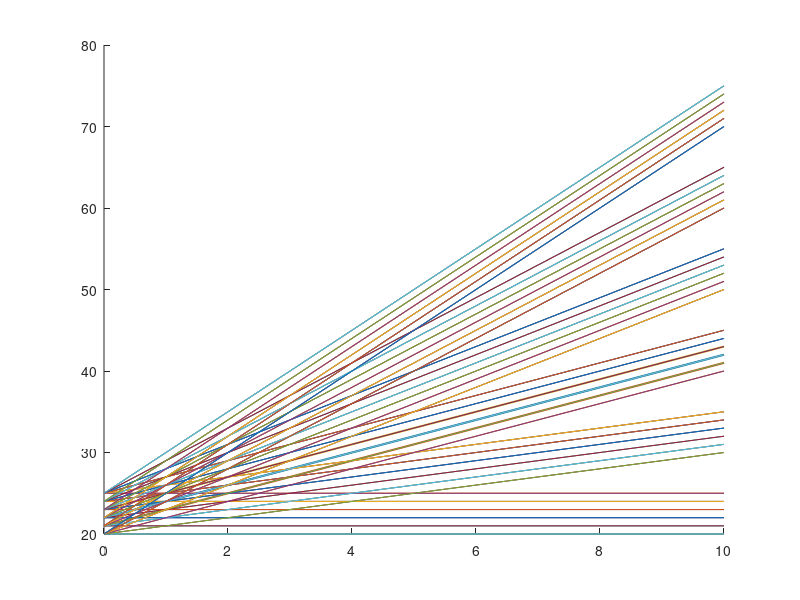
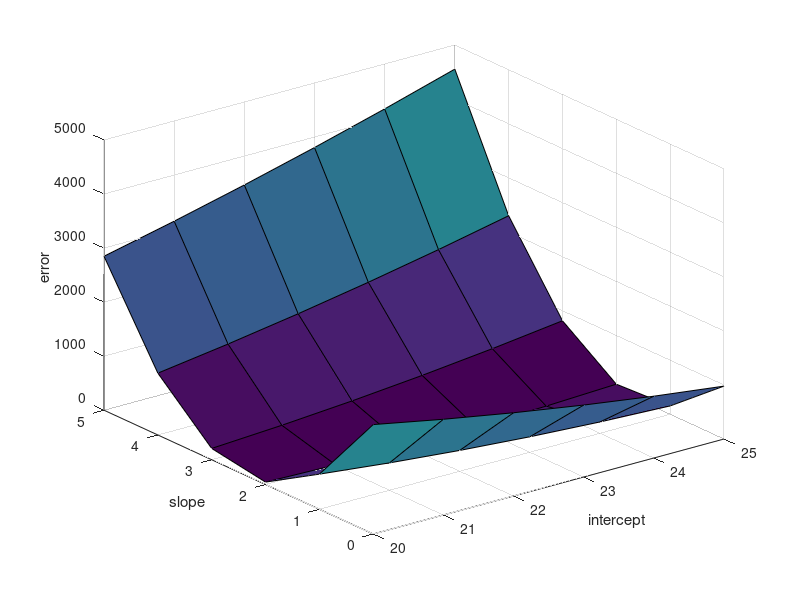
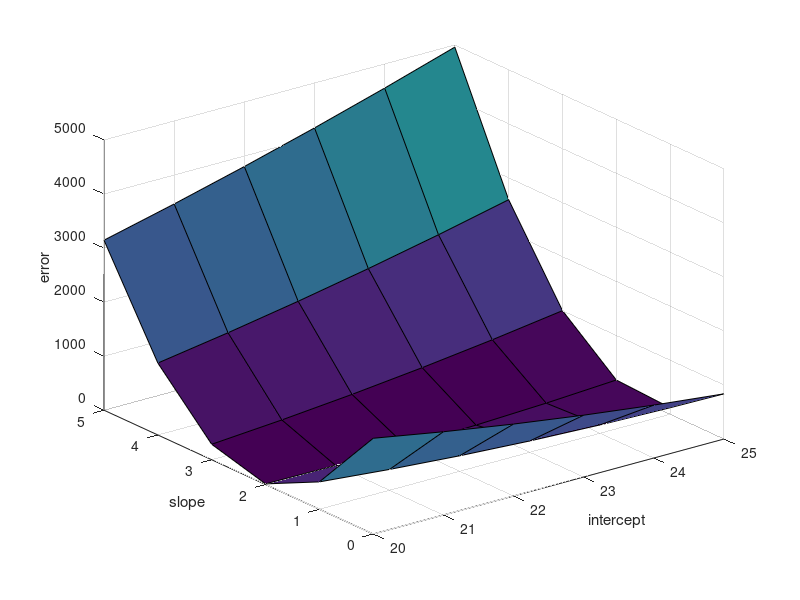
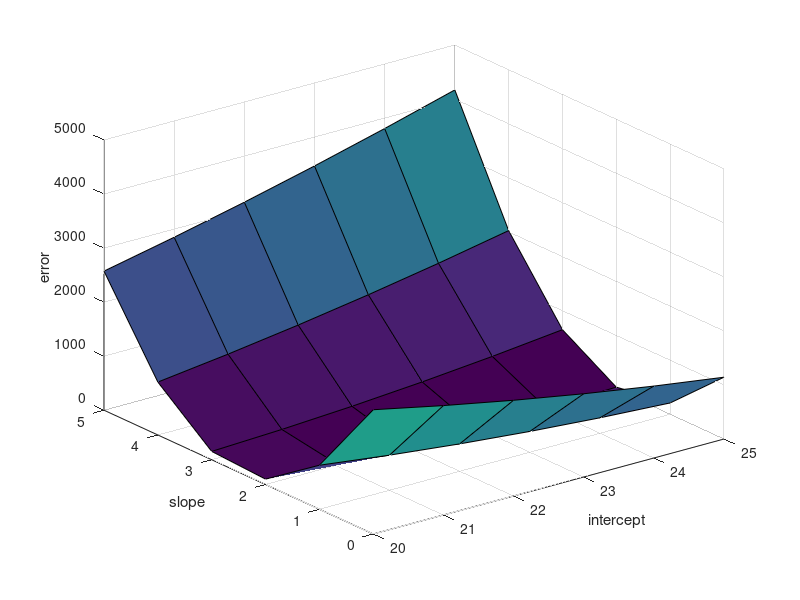

Recreate these plots in MATLAB, in order.
%federated SGD with number of clients=3, C=1

tic
sig=2;
mu=2;
weight=0:1:10;
slope=0:1:5;
intercept=20:1:25;

%temperature data from 3 independent sensors

height1=(25-20).*rand(1,length(weight)) + 20; 
height2=(25-20).*rand(1,length(weight)) + 20;
height3=(25-20).*rand(1,length(weight)) + 20;
height1=2*weight+22;
height2=2*weight+21;
height3=2*weight+23;
hold on
plot(weight,height1,"linewidth",1.5)
plot(weight,height2,"linewidth",1.5)
plot(weight,height3,"linewidth",1.5)
error1=zeros(length(slope),length(intercept)); %to store mean squared errors
error2=zeros(length(slope),length(intercept)); %to store mean squared errors
error3=zeros(length(slope),length(intercept)); %to store mean squared errors

%calculating mean squared errors
for i=1:length(slope)
    for j=1:length(intercept)
        predop=weight*slope(i)+intercept(j);
        error=0;
        hold on
        plot(weight,predop)
        for k=1:length(predop)
            error=error+(height1(k)-predop(k))^2;
        end
        error1(i,j)=error;
    end
end
for i=1:length(slope)
    for j=1:length(intercept)
        predop=weight*slope(i)+intercept(j);
        error=0;
        hold on
        plot(weight,predop)
        for k=1:length(predop)
            error=error+(height2(k)-predop(k))^2;
        end
        error2(i,j)=error;
    end
end
for i=1:length(slope)
    for j=1:length(intercept)
        predop=weight*slope(i)+intercept(j);
        error=0;
        hold on
        plot(weight,predop)
        for k=1:length(predop)
            error=error+(height3(k)-predop(k))^2;
        end
        error3(i,j)=error;
    end
end
%plotting mean squared errors
figure
[X,Y]=meshgrid(intercept,slope);
 surf(X,Y,error1);
 xlabel("intercept")
 ylabel("slope")
 zlabel("error")
 figure
[X,Y]=meshgrid(intercept,slope);
 surf(X,Y,error2);
 xlabel("intercept")
 ylabel("slope")
 zlabel("error")
 figure
[X,Y]=meshgrid(intercept,slope);
 surf(X,Y,error3);
 xlabel("intercept")
 ylabel("slope")
 zlabel("error")
 
%fed SGD

niter=1000;
 steps=-inf;
 stepi=-inf;
 lrs=0.0003;  %learning rate for calculating grad wrt slope
 lri=0.0009;   %learning rate for calculating grad wrt intercept
 iter=0;
 k=slope(1);  %starting from inital value of slope
 l=intercept(1); %starting from inital value of intercept
 while(steps<=-0.01 && iter<=niter && stepi<=-0.01)  %terminating conditions
     gradients1=0;  %gradient wrt slope (client 1)
     gradienti1=0;  %gradient wrt intercept (client 1)
     gradients2=0;  %gradient wrt slope (client 2)
     gradienti2=0;  %gradient wrt intercept (client 2) 
     gradients3=0;  %gradient wrt slope (client 3)
     gradienti3=0;  %gradient wrt intercept (client 3)
     for i=1:length(weight)
         gradients1=gradients1+(-2*(height1(i)-(weight(i)*k+l))*weight(i));
     end
     
     for i=1:length(weight)
         gradienti1=gradienti1+(-2*(height1(i)-(weight(i)*k+l)));
     end
     
     for i=1:length(weight)
         gradients2=gradients2+(-2*(height2(i)-(weight(i)*k+l))*weight(i));
     end
     
     for i=1:length(weight)
         gradienti2=gradienti2+(-2*(height2(i)-(weight(i)*k+l)));
     end
     
     for i=1:length(weight)
         gradients3=gradients3+(-2*(height3(i)-(weight(i)*k+l))*weight(i));
     end
     
     for i=1:length(weight)
         gradienti3=gradienti3+(-2*(height3(i)-(weight(i)*k+l)));
     end
%      gradients
       if(steps<=-0.01)
     steps=(gradients1+gradients2+gradients3)*lrs/3;  %server side averaging
       end
       if(stepi<=-0.01)
     stepi=(gradienti1+gradienti2+gradienti3)*lri/3;  %server side averaging
       end
     k=k-steps;
     l=l-stepi;
     iter=iter+1;
 end
  predslope=k
 predintercept=l
 iter
 figure
 plot(weight,height1)
 hold on
 plot(weight,height2)
 plot(weight,height3)
 plot(weight,weight*predslope+predintercept,"linewidth",1.5)
 toc
 
 %next 10 temperature predictions
    new=11:1:21;
 predictions=new*predslope+predintercept